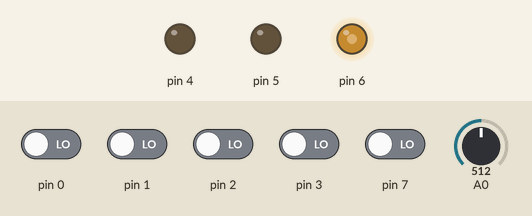
The sketch below on a simulated Arduino Uno, built with avr-gcc and run on an emulated ATmega328P. On the bench: output pins drawn as LEDs (lit = HIGH). The inputs (shaded band) are chosen by the test bench; at power-on: pin 0–3, pin 7 LOW, A0 = 512.

Above: at 0.8 s.
0.9 s: A0 set to 716
At 1.8 s:
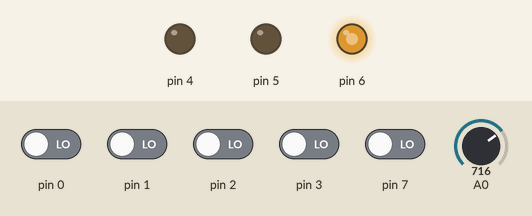
2.4 s: A0 set to 900
At 2.9 s:
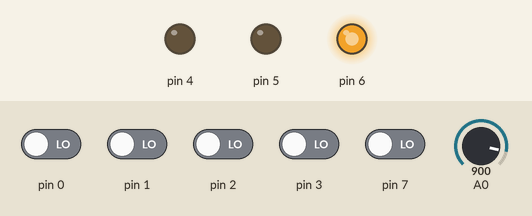
3.9 s: A0 set to 122
At 5.1 s:
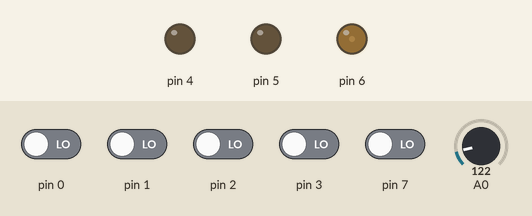
5.4 s: A0 set to 0
At 6.4 s:
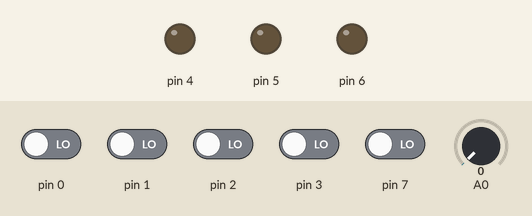
Timing chart, 0 to 7.9 s (numbered marks = the images above; inputs shaded):
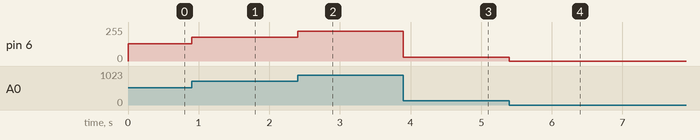

Measured:
- after the input at 0.9 s, pin 6: 128/255 → 179/255 at once
- after the input at 2.4 s, pin 6: 179/255 → 225/255 at once
- after the input at 3.9 s, pin 6: 225/255 → 30/255 at once
- after the input at 5.4 s, pin 6: 30/255 → 0/255 at once

The sketch:

PMWforHbridge.ino
```cpp
#include <avr/io.h>
void init_adc() {
  // set pre-scaler to 128
  ADCSRA |= 0b00000111;
  // disable digital input on Analog input channels
  DIDR0 |= 0b11111111;
  // enable the ADC module
  ADCSRA |= 0b10000000;
}

uint16_t read_adc(uint8_t ADC_channel) {
  // select the ADC channel using a safety mask
  // so as not mess up any other bits in ADMUX
  ADMUX = (ADMUX & 0xF0) | (ADC_channel & 0x0F);
  // single conversion mode
  // start conversion
  ADCSRA |= 0b01000000;
  // wait until conversion ends (ADSC is LOW)
  while(!(ADCSRA & 0b00010000)) ;

  return ADC;
}

#define button1 2
#define button2 3
uint8_t channel;
//potentiometer connected to ADC0
int main (void) {

  DDRD &= 0b11110011;
  DDRD |= 0b01110000;
    PORTD &=0b10001111;
//DDRC &= 0b11111110;

  init_adc();//INITIALIZE ADC
  TCCR0A = 0b10000001;
  TCCR0B = 0b00000010;
while(1){
//channel = PIND;
  if(!(1<<button1)&PIND){
PORTD |= 0b00100000;
PORTD &= 0b11011111;

  }
  else{
  if(!(1<<button2)&PIND){
PORTD |= 0b00010000;
PORTD &= 0b11101111;
}
  }
OCR0A = read_adc(0)/4;
}
}
```
